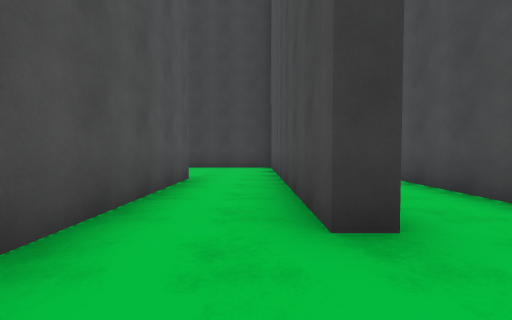
View 1 (above)

24 first-person views from a walk through a Unity game level. The camera is 1.2 m above the floor, tilts 2° down and sees 90° across. The floor is counted in squares, 2 m on a side. Each view is taken from the middle of a square. On the plan, view 1 faces up. The plan holds only what a view shows up to about 9 squares ahead; the rest is blank. The place goes on beyond the plan. The player character is not drawn.

View 2
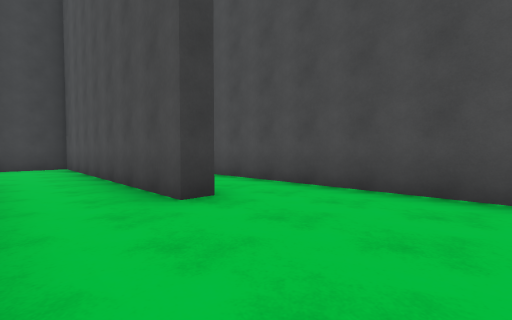

View 3
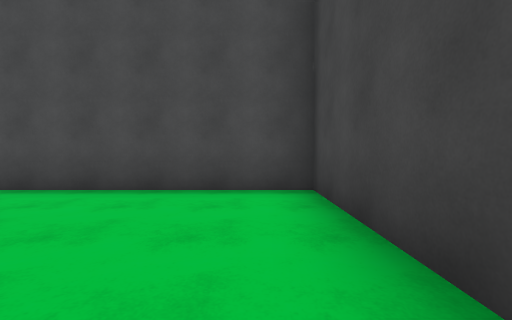

View 4
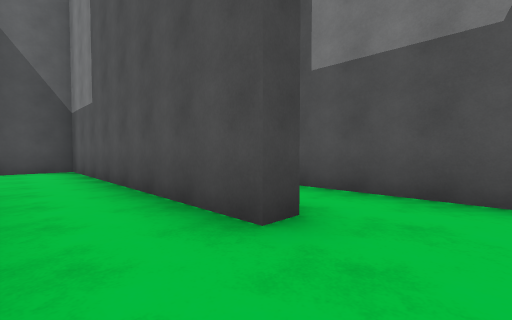

View 5
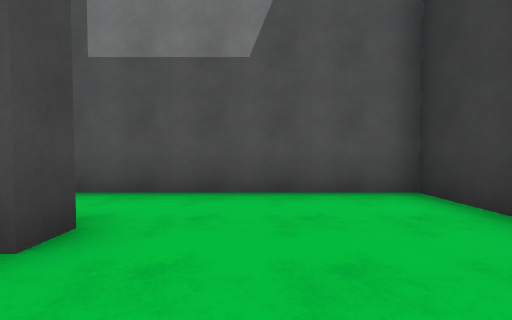

View 6
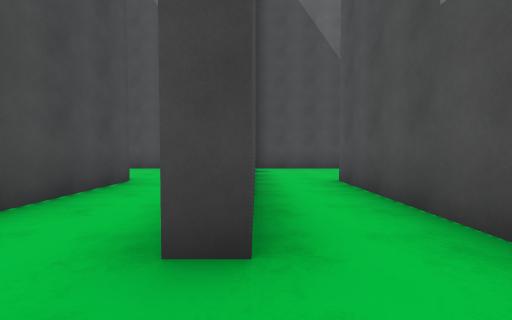

View 7
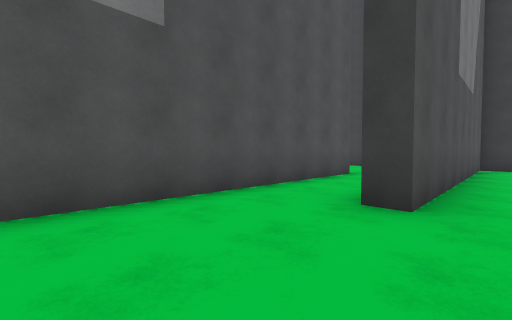

View 8
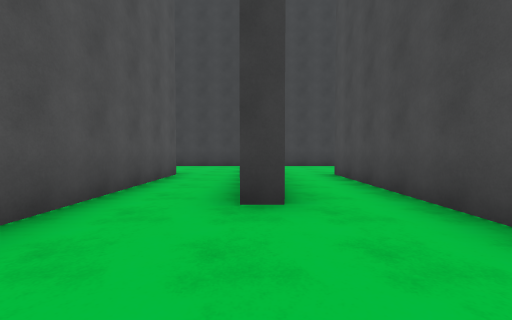

View 9
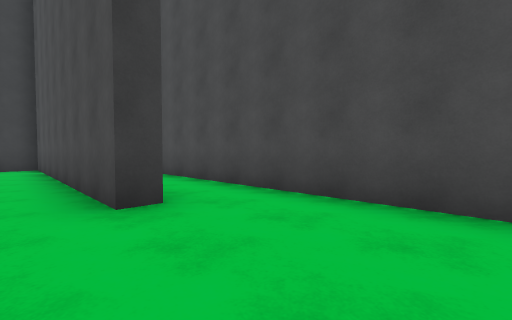

View 10
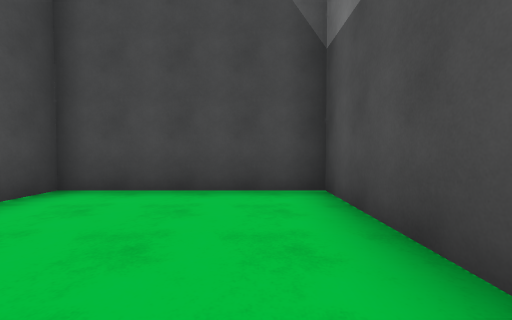

View 11
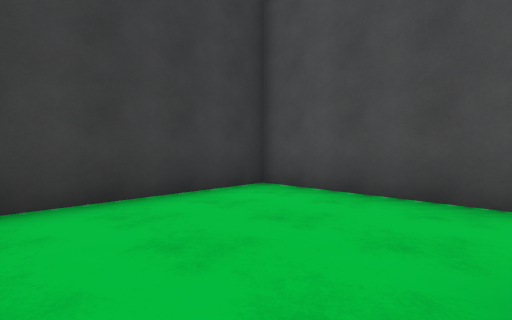

View 12
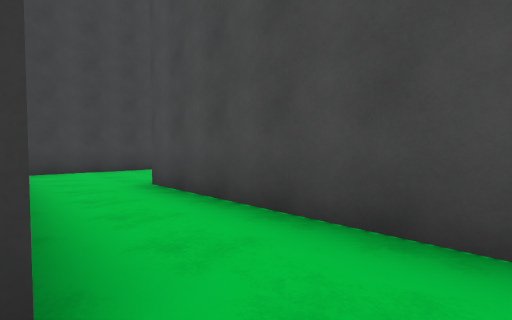

View 13
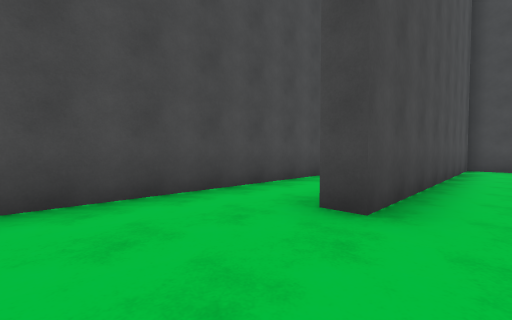

View 14
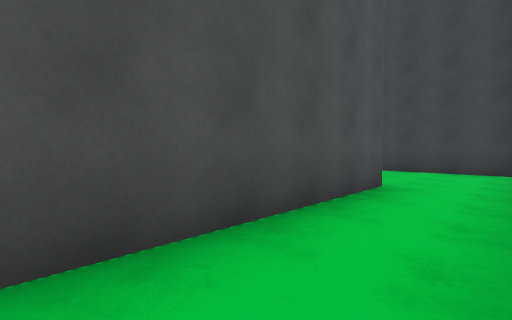

View 15
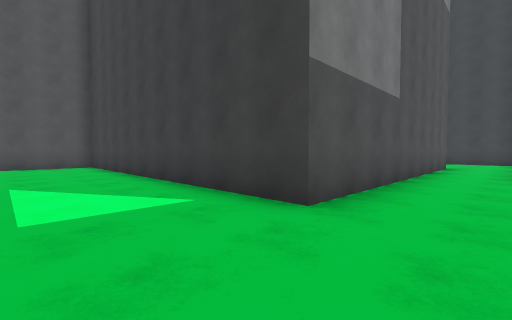

View 16
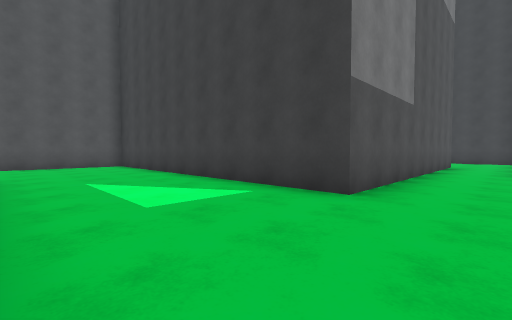

View 17
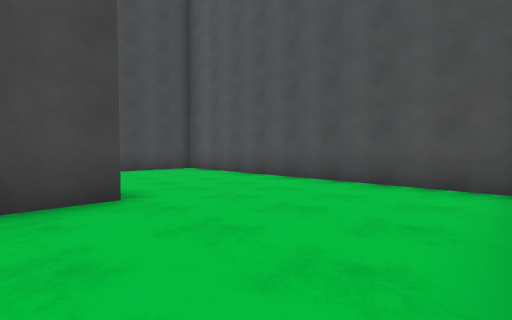

View 18
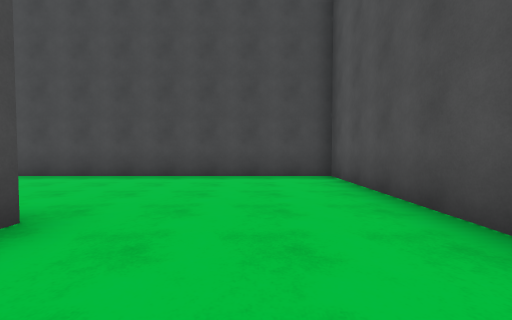

View 19
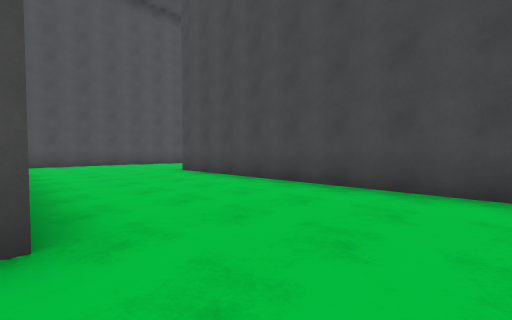

View 20
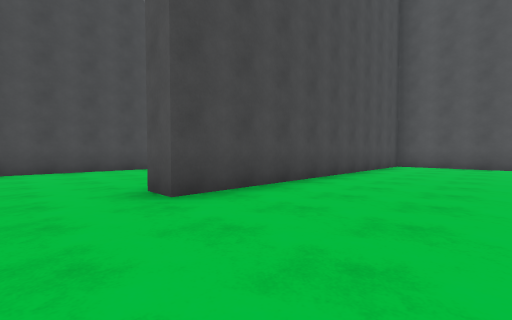

View 21
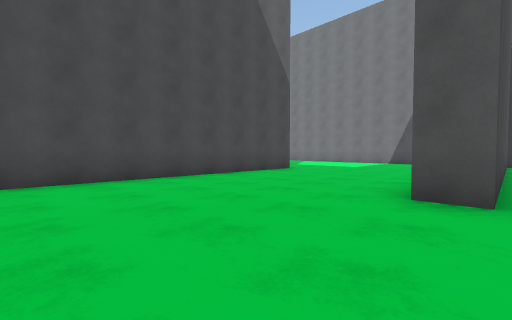

View 22
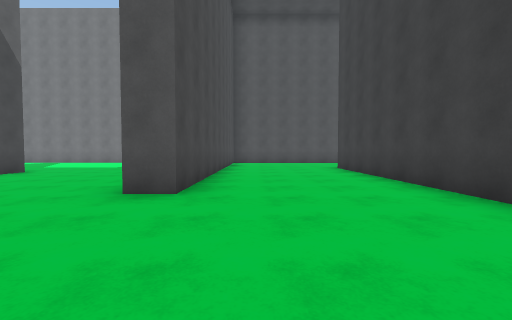

View 23
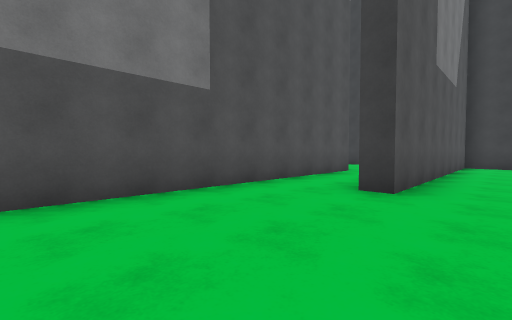

View 24
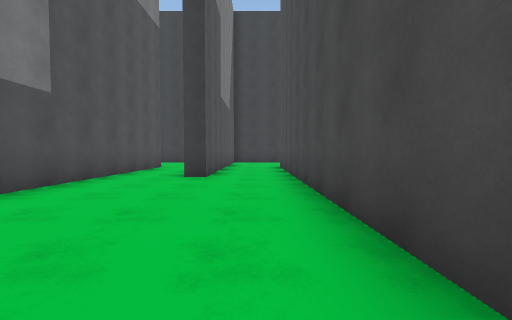

### Floor plan
Key: @ floor where view 1 was taken; # wall or solid block; . main floor; : floor 15.5 m higher than the main floor; / step, stairs or slope.
Columns run from 7 left of view 1 to 8 right of it. Each row starts with its distance up from view 1.
  9   #############
  8 ...#....#...//.
  7 ...#....#...//.
  6  ..#....#...//.
  5  #.#.#..#.#.//./
  4  #.#.#..#.#.//./
  3  #.#.#..#.#.//./
  2  #.#.#..#.#.#/./
  1  #...#....#..../
  0  #...#.@..#..../
 -1  #...#....#..../
 -2  ##########..../
 -3  #............./
 -4  #........... .
 -5  #...........
 -6  #...........
 -7  #...///////
 -8  #.............
 -9  #.............
-10  #.............
-11  ##########....
-12         .......
-13      ..........
-14      ..........
-15      ..........
-16      ..........
-17      ..    ::::

Where each view was taken, in squares from view 1:
view 1: 0 up, 0 right, facing up
view 2: 1 down, 1 left, facing up-right
view 3: 1 down, 1 left, facing right
view 4: 7 up, 0 right, facing down-left
view 5: 7 up, 0 right, facing left
view 6: 7 up, 2 left, facing down
view 7: 1 down, 3 left, facing up-left
view 8: 1 down, 4 left, facing up
view 9: 1 down, 5 left, facing up-right
view 10: 2 up, 5 left, facing down
view 11: 6 up, 3 left, facing up-right
view 12: 1 up, 1 right, facing up-right
view 13: 8 up, 2 right, facing down-right
view 14: 1 up, 5 right, facing up-left
view 15: 5 down, 5 right, facing up-left
view 16: 6 down, 5 right, facing up-left
view 17: 3 down, 1 left, facing down-left
view 18: 5 down, 4 left, facing down
view 19: 7 down, 4 left, facing down-right
view 20: 8 down, 5 right, facing down-left
view 21: 11 down, 7 right, facing down-left
view 22: 10 down, 7 right, facing left
view 23: 2 down, 7 right, facing up-left
view 24: 4 down, 7 right, facing up
